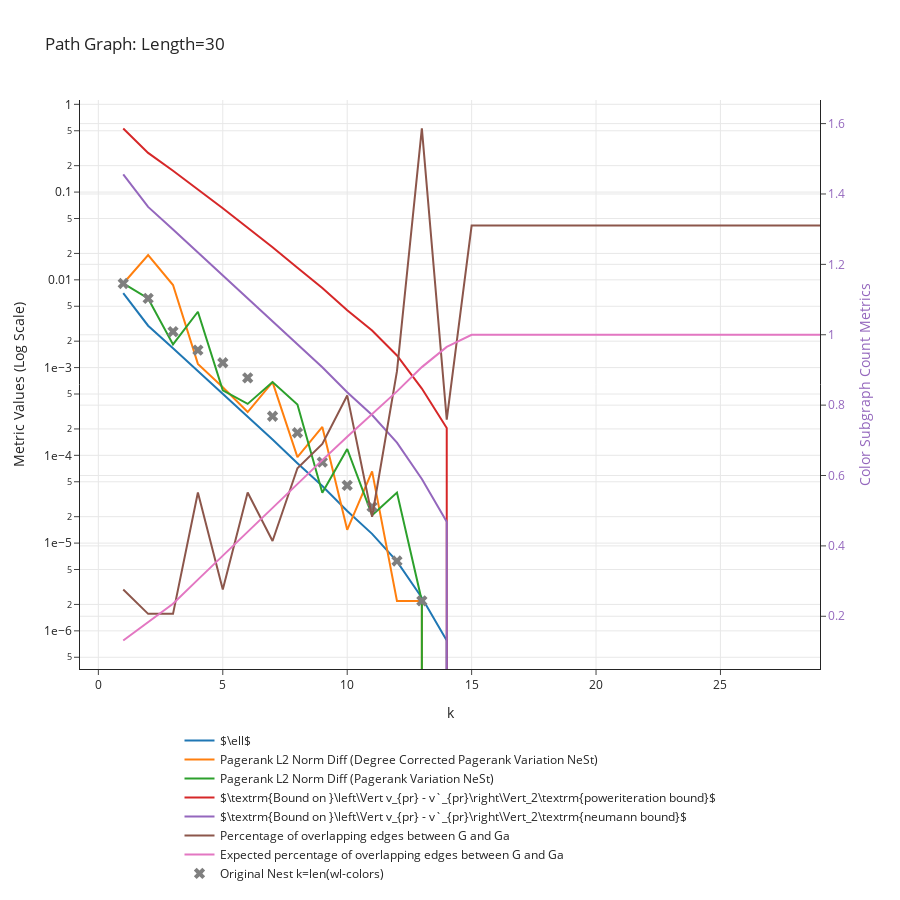

Write notebook code for a chart like this one.
### Markdown cell above
# Worst Case: Path Graphs
- almost certain that the cases where the bound is violated are numeric errors from clustering/power iteration, can't easily increase resolution either as optimalclustering works on floats no matter what

### Code cell
n = 30  # Number of nodes for both graphs
G = nx.path_graph(n)

print("G edges", G.number_of_edges())

data_dict = get_convergence_data_of_nest(G, min_cluster_size = 1)
plot_convergence_data(data_dict, f"Path Graph: Length={n}")

### Figure 1 — Plotly figure (JSON) as saved in the notebook; plotly's stock layout.template omitted (floating-point values rounded to 4 significant figures)
{"data": [{"mode": "lines", "name": "$\\ell$", "type": "scatter", "x": [1, 2, 3, 4, 5, 6, 7, 8, 9, 10, 11, 12, 13, 14, 15, 16, 17, 18, 19, 20, 21, 22, 23, 24, 25, 26, 27, 28, 29], "y": [0.00707, 0.003, 0.001658, 0.0009132, 0.0005037, 0.0002753, 0.0001515, 8.147e-05, 4.468e-05, 2.32e-05, 1.275e-05, 6.196e-06, 2.389e-06, 7.752e-07, 0, 0, 0, 0, 0, 0, 0, 0, 0, 0, 0, 0, 0, 0, 0]}, {"mode": "lines", "name": "Pagerank L2 Norm Diff (Degree Corrected Pagerank Variation NeSt)", "type": "scatter", "x": [1, 2, 3, 4, 5, 6, 7, 8, 9, 10, 11, 12, 13, 14, 15, 16, 17, 18, 19, 20, 21, 22, 23, 24, 25, 26, 27, 28, 29], "y": [0.009089, 0.01911, 0.008733, 0.001102, 0.0005974, 0.0003115, 0.0006836, 9.544e-05, 0.0002107, 1.418e-05, 6.566e-05, 2.193e-06, 2.193e-06, 0, 0, 0, 0, 0, 0, 0, 0, 0, 0, 0, 0, 0, 0, 0, 0]}, {"mode": "lines", "name": "Pagerank L2 Norm Diff (Pagerank Variation NeSt)", "type": "scatter", "x": [1, 2, 3, 4, 5, 6, 7, 8, 9, 10, 11, 12, 13, 14, 15, 16, 17, 18, 19, 20, 21, 22, 23, 24, 25, 26, 27, 28, 29], "y": [0.009089, 0.006138, 0.001836, 0.004328, 0.0005504, 0.0003858, 0.0006836, 0.0003803, 3.745e-05, 0.0001181, 2.081e-05, 3.769e-05, 2.193e-06, 0, 0, 0, 0, 0, 0, 0, 0, 0, 0, 0, 0, 0, 0, 0, 0]}, {"mode": "lines", "name": "$\\textrm{Bound on }\\left\\Vert v_{pr} - v`_{pr}\\right\\Vert_2\\textrm{poweriteration bound}$", "type": "scatter", "x": [1, 2, 3, 4, 5, 6, 7, 8, 9, 10, 11, 12, 13, 14, 15, 16, 17, 18, 19, 20, 21, 22, 23, 24, 25, 26, 27, 28, 29], "y": [0.5312, 0.2795, 0.175, 0.1075, 0.06555, 0.03928, 0.02355, 0.01372, 0.008086, 0.004505, 0.00264, 0.001374, 0.0005769, 0.0002054, 0, 0, 0, 0, 0, 0, 0, 0, 0, 0, 0, 0, 0, 0, 0]}, {"mode": "lines", "name": "$\\textrm{Bound on }\\left\\Vert v_{pr} - v`_{pr}\\right\\Vert_2\\textrm{neumann bound}$", "type": "scatter", "x": [1, 2, 3, 4, 5, 6, 7, 8, 9, 10, 11, 12, 13, 14, 15, 16, 17, 18, 19, 20, 21, 22, 23, 24, 25, 26, 27, 28, 29], "y": [0.1594, 0.06782, 0.03749, 0.02059, 0.01136, 0.006209, 0.003424, 0.001842, 0.00101, 0.0005232, 0.0002882, 0.0001397, 5.387e-05, 1.748e-05, 0, 0, 0, 0, 0, 0, 0, 0, 0, 0, 0, 0, 0, 0, 0]}, {"mode": "lines", "name": "Percentage of overlapping edges between G and Ga", "type": "scatter", "x": [1, 2, 3, 4, 5, 6, 7, 8, 9, 10, 11, 12, 13, 14, 15, 16, 17, 18, 19, 20, 21, 22, 23, 24, 25, 26, 27, 28, 29], "y": [0.2759, 0.2069, 0.2069, 0.5517, 0.2759, 0.5517, 0.4138, 0.6207, 0.6897, 0.8276, 0.4828, 0.8966, 1.586, 0.7586, 1.31, 1.31, 1.31, 1.31, 1.31, 1.31, 1.31, 1.31, 1.31, 1.31, 1.31, 1.31, 1.31, 1.31, 1.31], "yaxis": "y2"}, {"mode": "lines", "name": "Expected percentage of overlapping edges between G and Ga", "type": "scatter", "x": [1, 2, 3, 4, 5, 6, 7, 8, 9, 10, 11, 12, 13, 14, 15, 16, 17, 18, 19, 20, 21, 22, 23, 24, 25, 26, 27, 28, 29], "y": [0.131, 0.1844, 0.2356, 0.3041, 0.3724, 0.4406, 0.5086, 0.5764, 0.6437, 0.7103, 0.7759, 0.8391, 0.908, 0.9655, 1.0, 1.0, 1.0, 1.0, 1.0, 1.0, 1.0, 1.0, 1.0, 1.0, 1.0, 1.0, 1.0, 1.0, 1.0], "yaxis": "y2"}, {"marker": {"size": 10, "symbol": "x"}, "mode": "markers", "name": "Original Nest k=len(wl-colors)", "type": "scatter", "x": [1, 2, 3, 4, 5, 6, 7, 8, 9, 10, 11, 12, 13, 14, 15], "y": [0.009089, 0.006138, 0.00257, 0.001581, 0.001135, 0.0007646, 0.000279, 0.0001808, 8.37e-05, 4.543e-05, 2.589e-05, 6.249e-06, 2.193e-06, 0, 0]}], "layout": {"height": 900, "hovermode": "closest", "legend": {"orientation": "h", "x": 0.5, "xanchor": "center", "y": -0.1, "yanchor": "top"}, "title": {"text": "Path Graph: Length=30"}, "xaxis": {"title": {"text": "k"}}, "yaxis": {"exponentformat": "e", "title": {"text": "Metric Values (Log Scale)"}, "type": "log"}, "yaxis2": {"overlaying": "y", "side": "right", "tickfont": {"color": "rgba(148, 103, 189, 1)"}, "title": {"font": {"color": "rgba(148, 103, 189, 1)"}, "text": "Color Subgraph Count Metrics"}, "type": "linear"}}}
